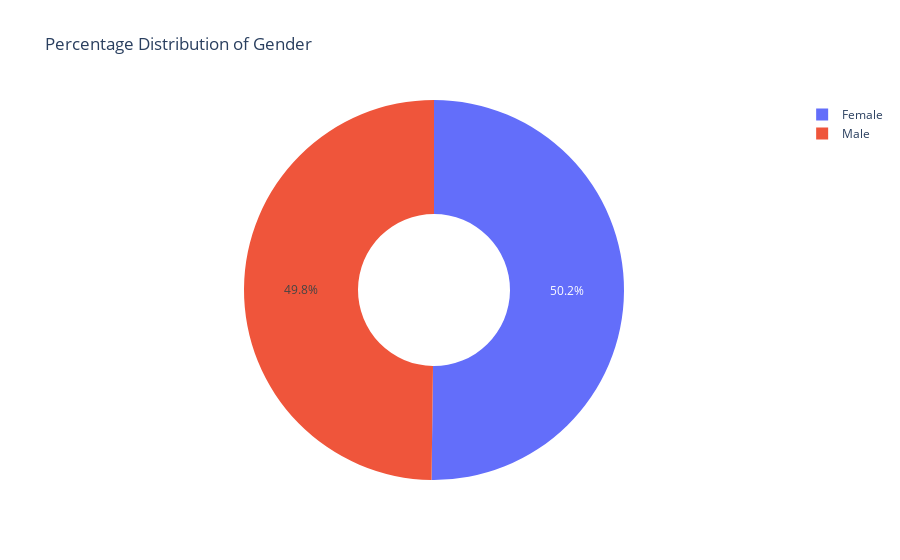
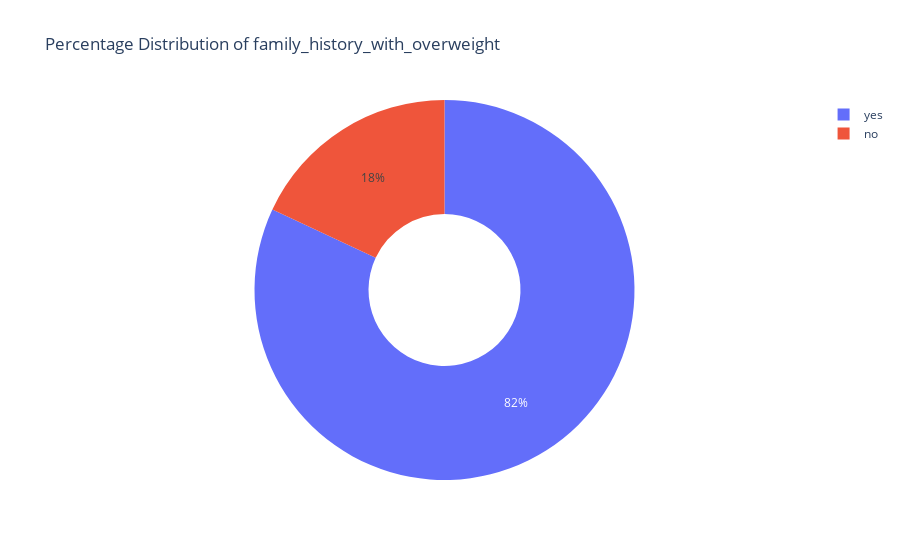
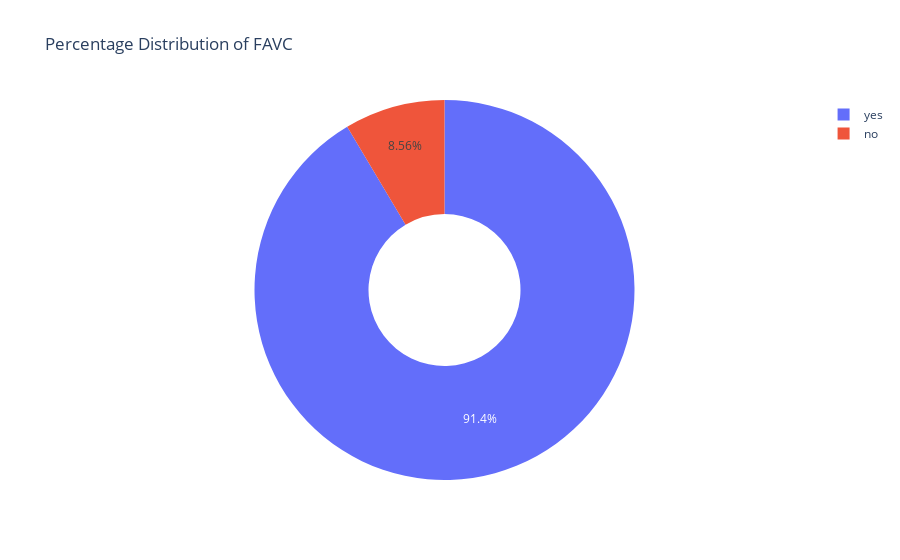
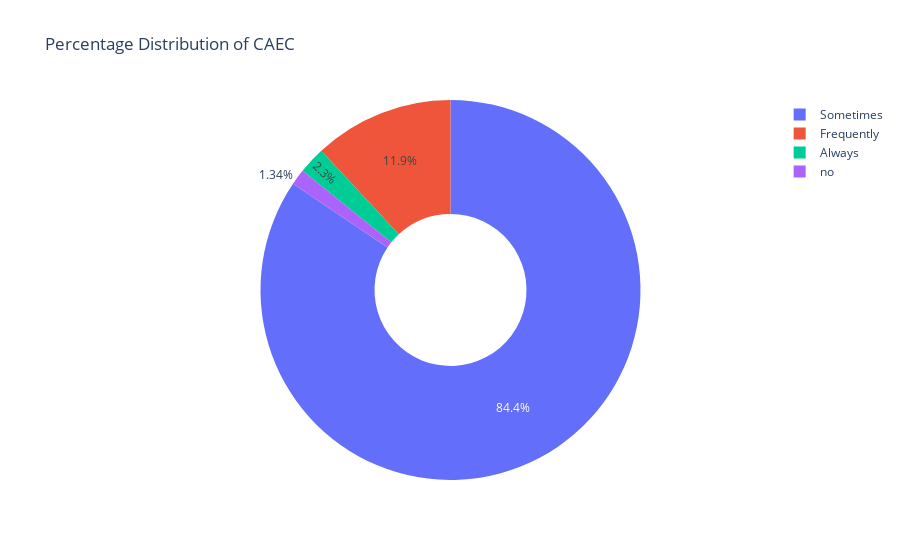

Notebook source saved alongside these figures, in order:
### Code cell
pie_plot(train_data)

### Figure 1 — Plotly figure (JSON) as saved in the notebook; plotly's stock layout.template omitted (floating-point values rounded to 4 significant figures)
{"data": [{"hole": 0.4, "labels": ["Female", "Male"], "type": "pie", "values": [10422, 10336]}], "layout": {"title": {"text": "Percentage Distribution of Gender"}}}

### Figure 2 — Plotly figure (JSON) as saved in the notebook; plotly's stock layout.template omitted (floating-point values rounded to 4 significant figures)
{"data": [{"hole": 0.4, "labels": ["yes", "no"], "type": "pie", "values": [17014, 3744]}], "layout": {"title": {"text": "Percentage Distribution of family_history_with_overweight"}}}

### Figure 3 — Plotly figure (JSON) as saved in the notebook; plotly's stock layout.template omitted (floating-point values rounded to 4 significant figures)
{"data": [{"hole": 0.4, "labels": ["yes", "no"], "type": "pie", "values": [18982, 1776]}], "layout": {"title": {"text": "Percentage Distribution of FAVC"}}}

### Figure 4 — Plotly figure (JSON) as saved in the notebook; plotly's stock layout.template omitted (floating-point values rounded to 4 significant figures)
{"data": [{"hole": 0.4, "labels": ["Sometimes", "Frequently", "Always", "no"], "type": "pie", "values": [17529, 2472, 478, 279]}], "layout": {"title": {"text": "Percentage Distribution of CAEC"}}}
